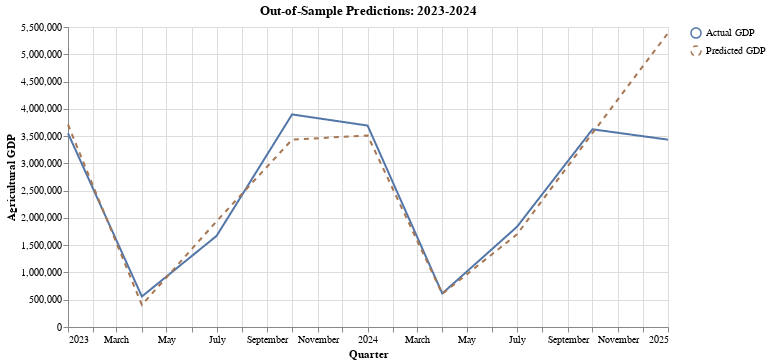

Notebook cell for this chart:
### Markdown cell above
Lastly, we evaluate the model's predictive performance for the years 2023 to 2025, which were not included in the training dataset. The model demonstrates strong predictive accuracy, with predicted agricultural GDP values closely aligning with observed figures for 2023 and 2024. However, the model prediction on Q1 2025 diverges from expectations, potentially due to unforeseen factors affecting agricultural productivity that are not captured by EVI alone.

### Code cell
ORANGE = "#A77652"
BLUE = "#5276A7"

plot_data_wide = (
    test_data.copy()
    .filter(["date", "gdp", "gdp_predicted", "error_pct"])
    .assign(
        gdp=lambda df: df["gdp"].round(2),
        gdp_predicted=lambda df: df["gdp_predicted"].round(2),
        error_pct=lambda df: df["error_pct"].round(2),
    )
)

plot_data = plot_data_wide.melt(
    id_vars=["date", "error_pct"],
    value_vars=["gdp", "gdp_predicted"],
    var_name="gdp_type",
    value_name="value",
).assign(
    gdp_type=lambda df: df["gdp_type"].map(
        {"gdp": "Actual GDP", "gdp_predicted": "Predicted GDP"}
    ),
)

# Create selection for nearest point
nearest = alt.selection_point(
    nearest=True, on="pointerover", fields=["date"], empty=False
)

# Base lines
lines = (
    alt.Chart(plot_data)
    .mark_line(strokeWidth=2)
    .encode(
        x=alt.X("date:T", title="Quarter"),
        y=alt.Y("value:Q", title="Agricultural GDP"),
        color=alt.Color(
            "gdp_type:N",
            scale=alt.Scale(
                domain=["Actual GDP", "Predicted GDP"], range=[BLUE, ORANGE]
            ),
            legend=alt.Legend(title=None),
        ),
        strokeDash=alt.StrokeDash(
            "gdp_type:N",
            scale=alt.Scale(
                domain=["Actual GDP", "Predicted GDP"], range=[[1, 0], [5, 5]]
            ),
        ),
    )
)

# Points that appear on hover
when_near = alt.when(nearest)
points = lines.mark_point(size=100).encode(
    opacity=when_near.then(alt.value(1)).otherwise(alt.value(0))
)

# Rule with multiline tooltip
rules = (
    alt.Chart(plot_data_wide)
    .mark_rule(color="gray")
    .encode(
        x="date:T",
        opacity=when_near.then(alt.value(0.3)).otherwise(alt.value(0)),
        tooltip=[
            alt.Tooltip("yearmonth(date):T", title="Quarter"),
            alt.Tooltip("gdp:Q", title="Actual GDP", format=",.2f"),
            alt.Tooltip("gdp_predicted:Q", title="Predicted GDP", format=",.2f"),
            alt.Tooltip("error_pct:Q", title="Error (%)", format=".2f"),
        ],
    )
    .add_params(nearest)
)

chart = alt.layer(lines, points, rules).properties(
    width=600, height=300, title="Out-of-Sample Predictions: 2023-2024"
)

chart

### Figure 1 — Vega-Lite specification as saved in the notebook (floating-point values rounded to 4 significant figures)
{"config": {"view": {"continuousWidth": 300, "continuousHeight": 300}}, "layer": [{"data": {"name": "data-a0294eb13f822b6781346042c4f23bf3"}, "mark": {"type": "line", "strokeWidth": 2}, "encoding": {"color": {"field": "gdp_type", "legend": {"title": null}, "scale": {"domain": ["Actual GDP", "Predicted GDP"], "range": ["#5276A7", "#A77652"]}, "type": "nominal"}, "strokeDash": {"field": "gdp_type", "scale": {"domain": ["Actual GDP", "Predicted GDP"], "range": [[1, 0], [5, 5]]}, "type": "nominal"}, "x": {"field": "date", "title": "Quarter", "type": "temporal"}, "y": {"field": "value", "title": "Agricultural GDP", "type": "quantitative"}}}, {"data": {"name": "data-a0294eb13f822b6781346042c4f23bf3"}, "mark": {"type": "point", "size": 100}, "encoding": {"color": {"field": "gdp_type", "legend": {"title": null}, "scale": {"domain": ["Actual GDP", "Predicted GDP"], "range": ["#5276A7", "#A77652"]}, "type": "nominal"}, "opacity": {"condition": [{"param": "param_3", "value": 1, "empty": false}], "value": 0}, "strokeDash": {"field": "gdp_type", "scale": {"domain": ["Actual GDP", "Predicted GDP"], "range": [[1, 0], [5, 5]]}, "type": "nominal"}, "x": {"field": "date", "title": "Quarter", "type": "temporal"}, "y": {"field": "value", "title": "Agricultural GDP", "type": "quantitative"}}}, {"data": {"name": "data-b36e4b3b5d2ab7e9b877cae8f4b596b8"}, "mark": {"type": "rule", "color": "gray"}, "encoding": {"opacity": {"condition": [{"param": "param_3", "value": 0.3, "empty": false}], "value": 0}, "tooltip": [{"field": "date", "timeUnit": "yearmonth", "title": "Quarter", "type": "temporal"}, {"field": "gdp", "format": ",.2f", "title": "Actual GDP", "type": "quantitative"}, {"field": "gdp_predicted", "format": ",.2f", "title": "Predicted GDP", "type": "quantitative"}, {"field": "error_pct", "format": ".2f", "title": "Error (%)", "type": "quantitative"}], "x": {"field": "date", "type": "temporal"}}, "name": "view_3"}], "height": 300, "params": [{"name": "param_3", "select": {"type": "point", "fields": ["date"], "nearest": true, "on": "pointerover"}, "views": ["view_3"]}], "title": "Out-of-Sample Predictions: 2023-2024", "width": 600, "$schema": "https://vega.github.io/schema/vega-lite/v5.20.1.json", "datasets": {"data-a0294eb13f822b6781346042c4f23bf3": [{"date": "2023-01-01T00:00:00", "error_pct": -4.48, "gdp_type": "Actual GDP", "value": 3551000.0}, {"date": "2023-04-01T00:00:00", "error_pct": 27.72, "gdp_type": "Actual GDP", "value": 559100.0}, {"date": "2023-07-01T00:00:00", "error_pct": -16.1, "gdp_type": "Actual GDP", "value": 1670000.0}, {"date": "2023-10-01T00:00:00", "error_pct": 11.88, "gdp_type": "Actual GDP", "value": 3897000.0}, {"date": "2024-01-01T00:00:00", "error_pct": 4.91, "gdp_type": "Actual GDP", "value": 3693000.0}, {"date": "2024-04-01T00:00:00", "error_pct": 1.34, "gdp_type": "Actual GDP", "value": 615000.0}, {"date": "2024-07-01T00:00:00", "error_pct": 7.57, "gdp_type": "Actual GDP", "value": 1837000.0}, {"date": "2024-10-01T00:00:00", "error_pct": 1.87, "gdp_type": "Actual GDP", "value": 3624000.0}, {"date": "2025-01-01T00:00:00", "error_pct": -56.92, "gdp_type": "Actual GDP", "value": 3435000.0}, {"date": "2023-01-01T00:00:00", "error_pct": -4.48, "gdp_type": "Predicted GDP", "value": 3710000.0}, {"date": "2023-04-01T00:00:00", "error_pct": 27.72, "gdp_type": "Predicted GDP", "value": 404100.0}, {"date": "2023-07-01T00:00:00", "error_pct": -16.1, "gdp_type": "Predicted GDP", "value": 1938000.0}, {"date": "2023-10-01T00:00:00", "error_pct": 11.88, "gdp_type": "Predicted GDP", "value": 3434000.0}, {"date": "2024-01-01T00:00:00", "error_pct": 4.91, "gdp_type": "Predicted GDP", "value": 3512000.0}, {"date": "2024-04-01T00:00:00", "error_pct": 1.34, "gdp_type": "Predicted GDP", "value": 606800.0}, {"date": "2024-07-01T00:00:00", "error_pct": 7.57, "gdp_type": "Predicted GDP", "value": 1698000.0}, {"date": "2024-10-01T00:00:00", "error_pct": 1.87, "gdp_type": "Predicted GDP", "value": 3557000.0}, {"date": "2025-01-01T00:00:00", "error_pct": -56.92, "gdp_type": "Predicted GDP", "value": 5389000.0}], "data-b36e4b3b5d2ab7e9b877cae8f4b596b8": [{"date": "2023-01-01T00:00:00", "gdp": 3551000.0, "gdp_predicted": 3710000.0, "error_pct": -4.48}, {"date": "2023-04-01T00:00:00", "gdp": 559100.0, "gdp_predicted": 404100.0, "error_pct": 27.72}, {"date": "2023-07-01T00:00:00", "gdp": 1670000.0, "gdp_predicted": 1938000.0, "error_pct": -16.1}, {"date": "2023-10-01T00:00:00", "gdp": 3897000.0, "gdp_predicted": 3434000.0, "error_pct": 11.88}, {"date": "2024-01-01T00:00:00", "gdp": 3693000.0, "gdp_predicted": 3512000.0, "error_pct": 4.91}, {"date": "2024-04-01T00:00:00", "gdp": 615000.0, "gdp_predicted": 606800.0, "error_pct": 1.34}, {"date": "2024-07-01T00:00:00", "gdp": 1837000.0, "gdp_predicted": 1698000.0, "error_pct": 7.57}, {"date": "2024-10-01T00:00:00", "gdp": 3624000.0, "gdp_predicted": 3557000.0, "error_pct": 1.87}, {"date": "2025-01-01T00:00:00", "gdp": 3435000.0, "gdp_predicted": 5389000.0, "error_pct": -56.92}]}}
